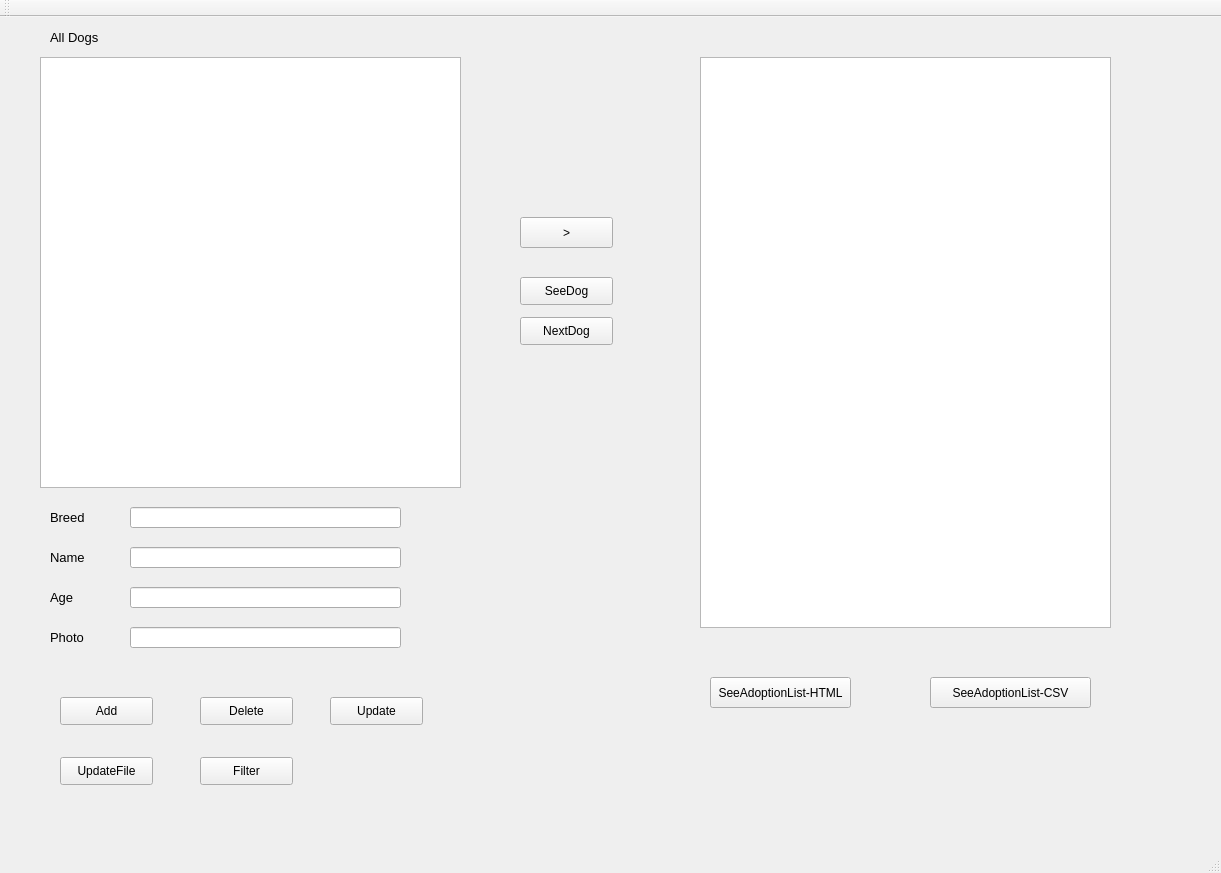
<?xml version="1.0" encoding="UTF-8"?>
<ui version="4.0">
 <class>QtGuiApplication1Class</class>
 <widget class="QMainWindow" name="QtGuiApplication1Class">
  <property name="geometry">
   <rect>
    <x>0</x>
    <y>0</y>
    <width>1221</width>
    <height>873</height>
   </rect>
  </property>
  <property name="windowTitle">
   <string>QtGuiApplication1</string>
  </property>
  <widget class="QWidget" name="centralWidget">
   <widget class="QListWidget" name="Dogs">
    <property name="geometry">
     <rect>
      <x>40</x>
      <y>40</y>
      <width>421</width>
      <height>431</height>
     </rect>
    </property>
   </widget>
   <widget class="QLabel" name="label">
    <property name="geometry">
     <rect>
      <x>50</x>
      <y>10</y>
      <width>81</width>
      <height>21</height>
     </rect>
    </property>
    <property name="text">
     <string>&lt;html&gt;&lt;head/&gt;&lt;body&gt;&lt;p&gt;&lt;span style=&quot; font-size:10pt;&quot;&gt;All Dogs&lt;/span&gt;&lt;/p&gt;&lt;/body&gt;&lt;/html&gt;</string>
    </property>
   </widget>
   <widget class="QLabel" name="label_breed">
    <property name="geometry">
     <rect>
      <x>50</x>
      <y>490</y>
      <width>51</width>
      <height>21</height>
     </rect>
    </property>
    <property name="text">
     <string>&lt;html&gt;&lt;head/&gt;&lt;body&gt;&lt;p&gt;&lt;span style=&quot; font-size:10pt;&quot;&gt;Breed&lt;/span&gt;&lt;/p&gt;&lt;/body&gt;&lt;/html&gt;</string>
    </property>
    <property name="buddy">
     <cstring>lineEdit_breed</cstring>
    </property>
   </widget>
   <widget class="QLabel" name="label_name">
    <property name="geometry">
     <rect>
      <x>50</x>
      <y>530</y>
      <width>61</width>
      <height>21</height>
     </rect>
    </property>
    <property name="text">
     <string>&lt;html&gt;&lt;head/&gt;&lt;body&gt;&lt;p&gt;&lt;span style=&quot; font-size:10pt;&quot;&gt;Name&lt;/span&gt;&lt;/p&gt;&lt;/body&gt;&lt;/html&gt;</string>
    </property>
    <property name="buddy">
     <cstring>lineEdit_name</cstring>
    </property>
   </widget>
   <widget class="QLabel" name="label_age">
    <property name="geometry">
     <rect>
      <x>50</x>
      <y>570</y>
      <width>61</width>
      <height>21</height>
     </rect>
    </property>
    <property name="text">
     <string>&lt;html&gt;&lt;head/&gt;&lt;body&gt;&lt;p&gt;&lt;span style=&quot; font-size:10pt;&quot;&gt;Age&lt;/span&gt;&lt;/p&gt;&lt;/body&gt;&lt;/html&gt;</string>
    </property>
    <property name="buddy">
     <cstring>lineEdit_age</cstring>
    </property>
   </widget>
   <widget class="QLabel" name="label_photo">
    <property name="geometry">
     <rect>
      <x>50</x>
      <y>610</y>
      <width>51</width>
      <height>21</height>
     </rect>
    </property>
    <property name="text">
     <string>&lt;html&gt;&lt;head/&gt;&lt;body&gt;&lt;p&gt;&lt;span style=&quot; font-size:10pt;&quot;&gt;Photo&lt;/span&gt;&lt;/p&gt;&lt;/body&gt;&lt;/html&gt;</string>
    </property>
    <property name="buddy">
     <cstring>lineEdit_photo</cstring>
    </property>
   </widget>
   <widget class="QLineEdit" name="lineEdit_breed">
    <property name="geometry">
     <rect>
      <x>130</x>
      <y>490</y>
      <width>271</width>
      <height>21</height>
     </rect>
    </property>
    <property name="text">
     <string/>
    </property>
   </widget>
   <widget class="QLineEdit" name="lineEdit_name">
    <property name="geometry">
     <rect>
      <x>130</x>
      <y>530</y>
      <width>271</width>
      <height>21</height>
     </rect>
    </property>
   </widget>
   <widget class="QLineEdit" name="lineEdit_age">
    <property name="geometry">
     <rect>
      <x>130</x>
      <y>570</y>
      <width>271</width>
      <height>21</height>
     </rect>
    </property>
   </widget>
   <widget class="QLineEdit" name="lineEdit_photo">
    <property name="geometry">
     <rect>
      <x>130</x>
      <y>610</y>
      <width>271</width>
      <height>21</height>
     </rect>
    </property>
   </widget>
   <widget class="QPushButton" name="add_b">
    <property name="geometry">
     <rect>
      <x>60</x>
      <y>680</y>
      <width>93</width>
      <height>28</height>
     </rect>
    </property>
    <property name="text">
     <string>Add</string>
    </property>
   </widget>
   <widget class="QPushButton" name="delete_b">
    <property name="geometry">
     <rect>
      <x>200</x>
      <y>680</y>
      <width>93</width>
      <height>28</height>
     </rect>
    </property>
    <property name="text">
     <string>Delete</string>
    </property>
   </widget>
   <widget class="QPushButton" name="update_b">
    <property name="geometry">
     <rect>
      <x>330</x>
      <y>680</y>
      <width>93</width>
      <height>28</height>
     </rect>
    </property>
    <property name="text">
     <string>Update</string>
    </property>
   </widget>
   <widget class="QPushButton" name="filter_b">
    <property name="geometry">
     <rect>
      <x>200</x>
      <y>740</y>
      <width>93</width>
      <height>28</height>
     </rect>
    </property>
    <property name="text">
     <string>Filter</string>
    </property>
   </widget>
   <widget class="QPushButton" name="adopt_b">
    <property name="geometry">
     <rect>
      <x>520</x>
      <y>200</y>
      <width>93</width>
      <height>31</height>
     </rect>
    </property>
    <property name="minimumSize">
     <size>
      <width>93</width>
      <height>0</height>
     </size>
    </property>
    <property name="toolTip">
     <string>&lt;html&gt;&lt;head/&gt;&lt;body&gt;&lt;p&gt;&lt;span style=&quot; font-size:11pt;&quot;&gt;&amp;gt;&lt;/span&gt;&lt;/p&gt;&lt;/body&gt;&lt;/html&gt;</string>
    </property>
    <property name="text">
     <string>&gt;</string>
    </property>
   </widget>
   <widget class="QListWidget" name="list_adopt">
    <property name="geometry">
     <rect>
      <x>700</x>
      <y>40</y>
      <width>411</width>
      <height>571</height>
     </rect>
    </property>
    <property name="alternatingRowColors">
     <bool>false</bool>
    </property>
   </widget>
   <widget class="QPushButton" name="pushButton_seeDog">
    <property name="geometry">
     <rect>
      <x>520</x>
      <y>260</y>
      <width>93</width>
      <height>28</height>
     </rect>
    </property>
    <property name="text">
     <string>SeeDog</string>
    </property>
   </widget>
   <widget class="QPushButton" name="pushButton_NextDog">
    <property name="geometry">
     <rect>
      <x>520</x>
      <y>300</y>
      <width>93</width>
      <height>28</height>
     </rect>
    </property>
    <property name="text">
     <string>NextDog</string>
    </property>
   </widget>
   <widget class="QPushButton" name="updateFile">
    <property name="geometry">
     <rect>
      <x>60</x>
      <y>740</y>
      <width>93</width>
      <height>28</height>
     </rect>
    </property>
    <property name="text">
     <string>UpdateFile</string>
    </property>
   </widget>
   <widget class="QPushButton" name="Html">
    <property name="geometry">
     <rect>
      <x>710</x>
      <y>660</y>
      <width>141</width>
      <height>31</height>
     </rect>
    </property>
    <property name="text">
     <string>SeeAdoptionList-HTML</string>
    </property>
   </widget>
   <widget class="QPushButton" name="Csv">
    <property name="geometry">
     <rect>
      <x>930</x>
      <y>660</y>
      <width>161</width>
      <height>31</height>
     </rect>
    </property>
    <property name="text">
     <string>SeeAdoptionList-CSV</string>
    </property>
   </widget>
  </widget>
  <widget class="QMenuBar" name="menuBar">
   <property name="geometry">
    <rect>
     <x>0</x>
     <y>0</y>
     <width>1221</width>
     <height>26</height>
    </rect>
   </property>
  </widget>
  <widget class="QToolBar" name="mainToolBar">
   <attribute name="toolBarArea">
    <enum>TopToolBarArea</enum>
   </attribute>
   <attribute name="toolBarBreak">
    <bool>false</bool>
   </attribute>
  </widget>
  <widget class="QStatusBar" name="statusBar"/>
 </widget>
 <layoutdefault spacing="6" margin="11"/>
 <resources>
  <include location="QtGuiApplication1.qrc"/>
 </resources>
 <connections/>
</ui>
